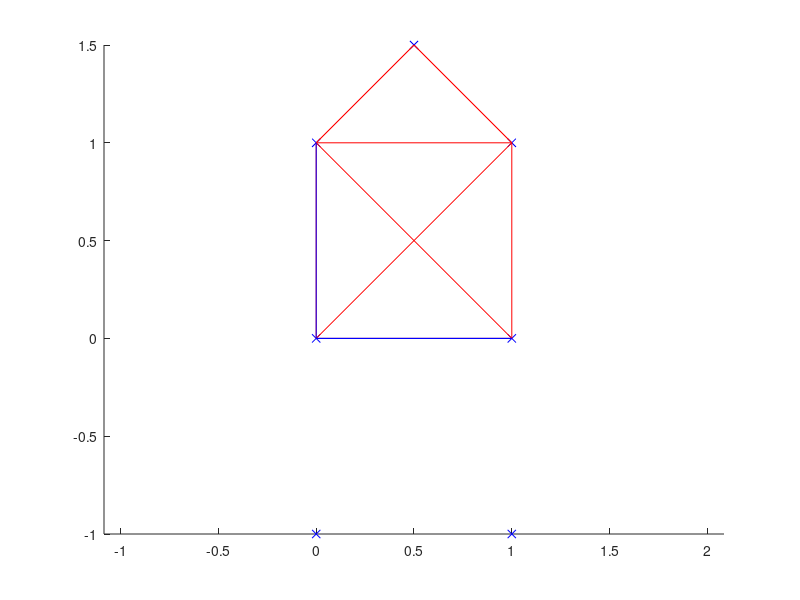
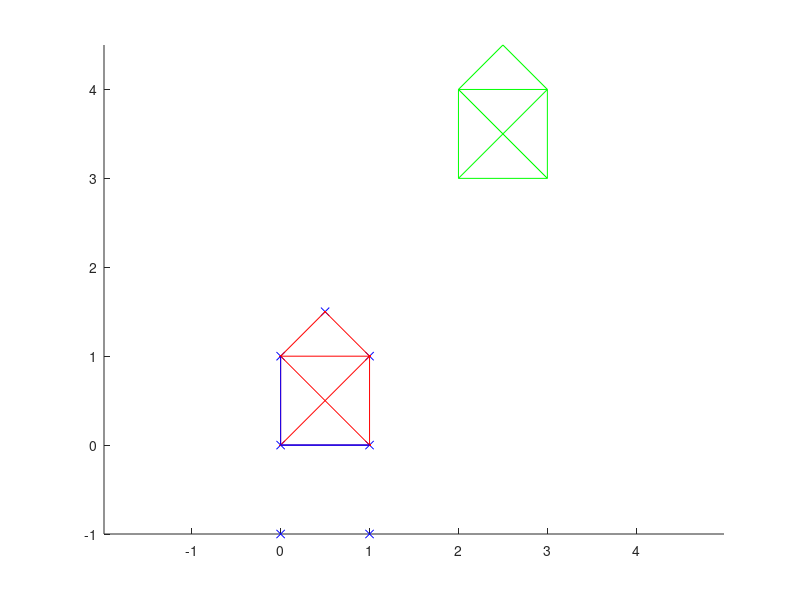
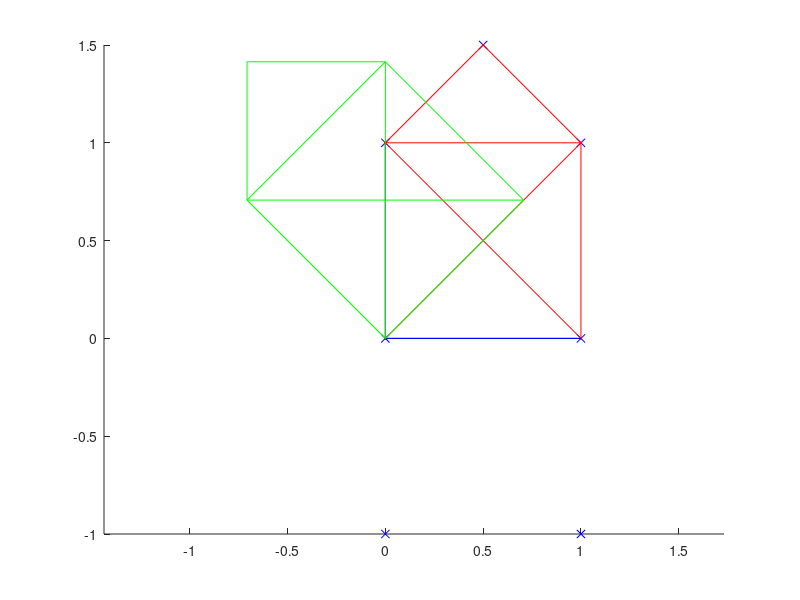
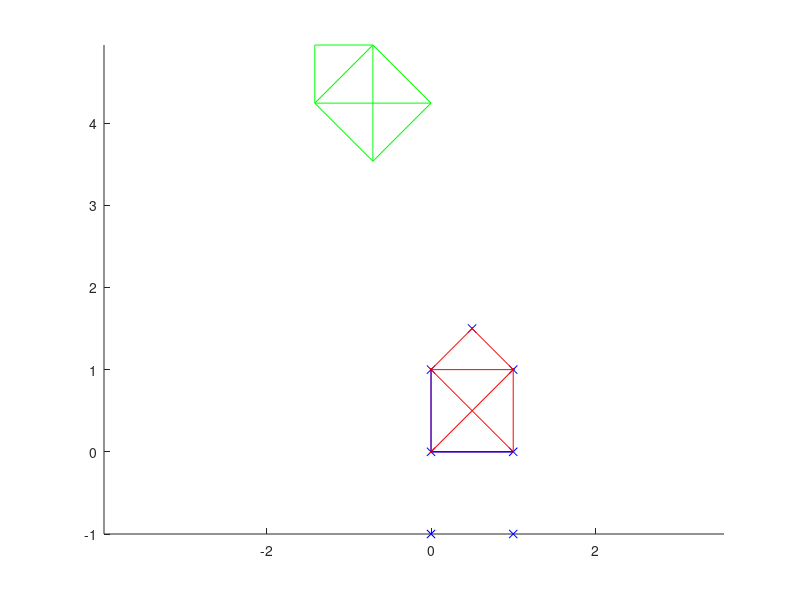

Source code (MATLAB) for these figures, in order:
% points of the "nikolaus haus"
p1 = [0,0]';
p2 = [1,0]';
p3 = [0,1]';
p4 = [1,1]';
p5 = [0.5,1.5]';
p6 = [0,-1]';
p7 = [1,-1]';

%sequencial arrangement of the points to plot them
p=[p1,p2,p3,p4,p5,p6,p7];

%define the axes in x and y direction
paxes=[p1,p2,p1,p3];

%define the right order to plot the correct house
pnikolaus = [p1,p2,p4,p5,p3,p1,p4,p3,p2];

% extend the points to homogeneous coordinates
pnikolaus(3,:) = 1;

figure(1);
axis equal;
hold on;

% plot simple house
plot(p(1,:),p(2,:),'bx');
plot(pnikolaus(1,:),pnikolaus(2,:),'r-');
plot(paxes(1,:),paxes(2,:),'b-');

% -----
% plot translated house by the vector (2,3)'
figure(2);
axis equal;
hold on;

% TODO: define 3x3 transformation matrix A1 that translates the point set
% pnikolaus by (2,3)'
A1 = [1 0 2;
      0 1 3;
      0 0 1];

% TODO: transform the pnikolaus point set with the translation matrix A1
nik1 = A1 * pnikolaus; %%

% plot the original and the translated house in the same figure
plot(p(1,:),p(2,:),'bx')
plot(pnikolaus(1,:),pnikolaus(2,:),'r.-')
plot(paxes(1,:),paxes(2,:),'b-')
plot(nik1(1,:),nik1(2,:),'g-')

%-----
% plot rotated house by 45degree CCW (pi/4)  
figure(3);
axis equal;
hold on;

% TODO: define the 3x3 transformation matrix that rotates counter clockwise
% with 45 degrees (pi/4)
r = pi/4;
A2 = [cos(r) -sin(r) 0;
      sin(r)  cos(r) 0;
       0       0     1];

% TODO: transform the pnikolaus point set with the rotation matrix
nik2 = A2 * pnikolaus; %%

% plot the original and the rotated house in the same figure
plot(p(1,:),p(2,:),'bx')
plot(pnikolaus(1,:),pnikolaus(2,:),'r.-')
plot(paxes(1,:),paxes(2,:),'b-')
plot(nik2(1,:),nik2(2,:),'g-')

% -----
% Concardinate the transformations in different orders
% 1) first translation than rotation in world coordinates
figure(4);
axis equal;
hold on;

% TODO: transform the pnikolaus point set where first the rotation A2 and
% afterwards the translation A1 is performed in world coordinates
nik3 = A2 * A1 * pnikolaus; %%
% nik3 = A2 * (A1 * pnikolaus); %%

plot(p(1,:),p(2,:),'bx')
plot(pnikolaus(1,:),pnikolaus(2,:),'r.-')
plot(paxes(1,:),paxes(2,:),'b-')
plot(nik3(1,:),nik3(2,:),'g-')

% 2) first rotation than translation in world coordinates
figure(5);
axis equal;
hold on;

% TODO: transform the pnikolaus point set where first the translation A1 and
% afterwards the rotation A2 is performed in world coordinates
nik4 = A1 * A2 * pnikolaus; %%
% nik4 = A1 * (A2 * pnikolaus); %%

plot(p(1,:),p(2,:),'bx')
plot(pnikolaus(1,:),pnikolaus(2,:),'r.-')
plot(paxes(1,:),paxes(2,:),'b-')
plot(nik4(1,:),nik4(2,:),'g-')

% 3) combine both transformations in one single matrix
figure(6);
axis equal;
hold on;

% TODO: create one single matrix A3 that containts the above specified
% rotation in the upper left 2x2 matrix and the translation specified above
% in the first two rows of the last column
A3 = [cos(r) -sin(r) 2;
      sin(r)  cos(r) 3;
       0       0     1];
% -> equal to the one before: rotation, then translation

% TODO: transform the pnikolaus point set with the A3 matrix
nik5 = A3 * pnikolaus; %%

plot(p(1,:),p(2,:),'bx')
plot(pnikolaus(1,:),pnikolaus(2,:),'r.-')
plot(paxes(1,:),paxes(2,:),'b-')
plot(nik5(1,:),nik5(2,:),'g-')

% ------
% affine transformation
figure(7);
axis equal;
hold on;

% affine transformation matrix A4
A4 = [1.6 0.1 1.5; ...
      0.3 1.5 0.5; ...
      0 0 1];

% TODO: transform the pnikolaus point set with the affine A4 matrix  
nik6 = A4 * pnikolaus; %%

plot(p(1,:),p(2,:),'bx')
plot(pnikolaus(1,:),pnikolaus(2,:),'r.-')
plot(paxes(1,:),paxes(2,:),'b-')
plot(nik6(1,:),nik6(2,:),'g-')


% -----  
% projective transformation
figure(8);
axis equal;
hold on;

% projective transformation matrix A5
A5 = [1.6 0.1 1.5; ...
      0.3 1.5 0.5; ...
      0.2 0.3 1];

%TODO: transform the points pnikolaus by the projective transformation A5
nik7 = A5 * pnikolaus; %%

for i=1:size(nik7,2)
% TODO: normalize the points after the projective transformation. Each point
% has to be devided by the entry in its third row. (to validate the result
% see if the last row is throughout all points 1)
    nik7(:,i) = nik7(:,i)/nik7(3,i);
end


plot(p(1,:),p(2,:),'bx')
plot(pnikolaus(1,:),pnikolaus(2,:),'r.-')
plot(paxes(1,:),paxes(2,:),'b-')
plot(nik7(1,:),nik7(2,:),'g-')

